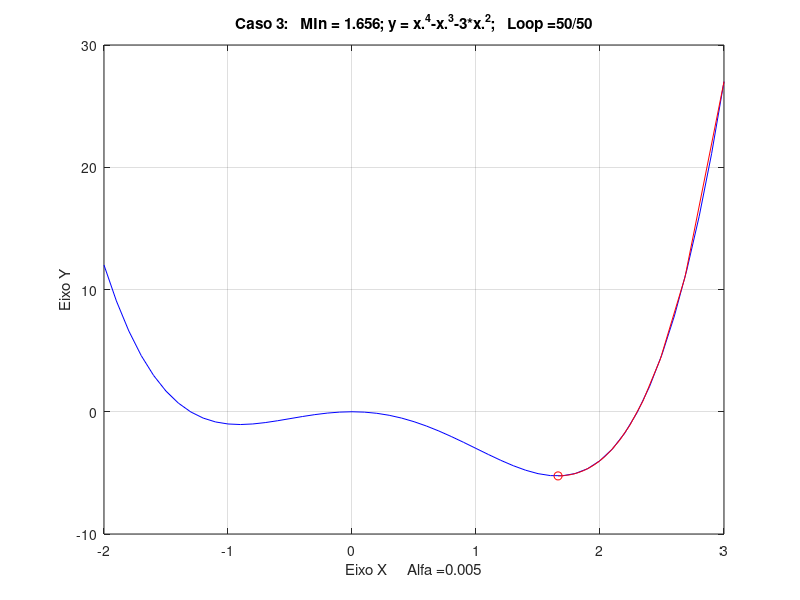

Write MATLAB code to recreate this figure.
function Caso3(t,Rastro,Alfa,N);
% Regra do gradiente ->  x = x - Alfa.Gradiente
%
%Sintaxe: Caso3(<t>,<Rastro>,<Alfa>,<N>);    Onde:  - t = tempo (s) para o pause (default = 0.2s)
%                                                        - Rastro = 1/0 indica se eh para plotar o rastro (default = 1)
%                                                        - Alfa eh o passo do gradiente (default = 0.005)
%                                                        - N eh o numero de loop (default = 50)
%
% Caso 3: y=x.^4-x.^3-3*x.^2;          dy/dx = 4*x.^3-3*x.^2-6*x

close all          % Fecha figuras abertas

% identifica parametros e/ou default
if nargin<4        % Usuario nao definiu N
    N=50;         % Assume valor default
end
if nargin<3        % Usuario nao definiu Alfa
    Alfa = 0.005;  % Assume valor default
end
if nargin<2        % Usuario nao definiu se eh para plotar o rastro
    Rastro = 1;    % Assume valor default, nao mostra o rastro
end
if nargin<1        % Usuario nao definiu o tempo para o pause
    t=0.2;         % Assume valor default
end

% Prepara grafico da funcao
x=-2:0.1:3;                                    % Define o range de x
y=x.^4-x.^3-3*x.^2;                                           % Calcula y
plot(x,y,'b');             % Gráfico para função unidimensional
hold on
grid on
titulo=title('Caso 3:   MIn = 1.656');
ylabel('Eixo Y')                                  % Nome do eixo Y
xlabel(strcat('Eixo X     Alfa =',num2str(Alfa))) % Nome do eixo X com indicacao de ALFA
eixos=axis;                                       % Guarda tamanho dos eixos default
% Indica condicao inicial
xpos=3;                                            % X inicial 
posicao=plot(xpos,xpos.^4-xpos.^3-3*xpos.^2,'ro');                    % Mostra posicao inicial e armazena para animacao

axis(eixos);                                       % Garante posicao original dos eixos

% Loop para N passos ajustando com o GRADIENTE
for i = 1:N
   pause(t)                                       % Aguarda 1s para visualizacao da tela
   newpos=xpos - Alfa * (4*xpos.^3-3*xpos.^2-6*xpos);                 % Ajuste da posicao pela regra do gradiente
   if Rastro                                      % Indica se eh para plotar o rastro
       plot([xpos  newpos],[xpos.^4-xpos.^3-3*xpos.^2  newpos.^4-newpos.^3-3*newpos.^2],'r')% Plota o rastro
   end
   xpos=newpos;                                   % Atualiza posicao 

   set(posicao,'xdata',xpos,'ydata',xpos.^4-xpos.^3-3*xpos.^2)       % Muda a posicao do PLOT do ponto

   set(titulo,'string',strcat('Caso 3:   MIn = 1.656; y = x.^4-x.^3-3*x.^2;   Loop = ',num2str(i),'/',num2str(N)))   % Ajusta titulo com o numero do LOOP
end
